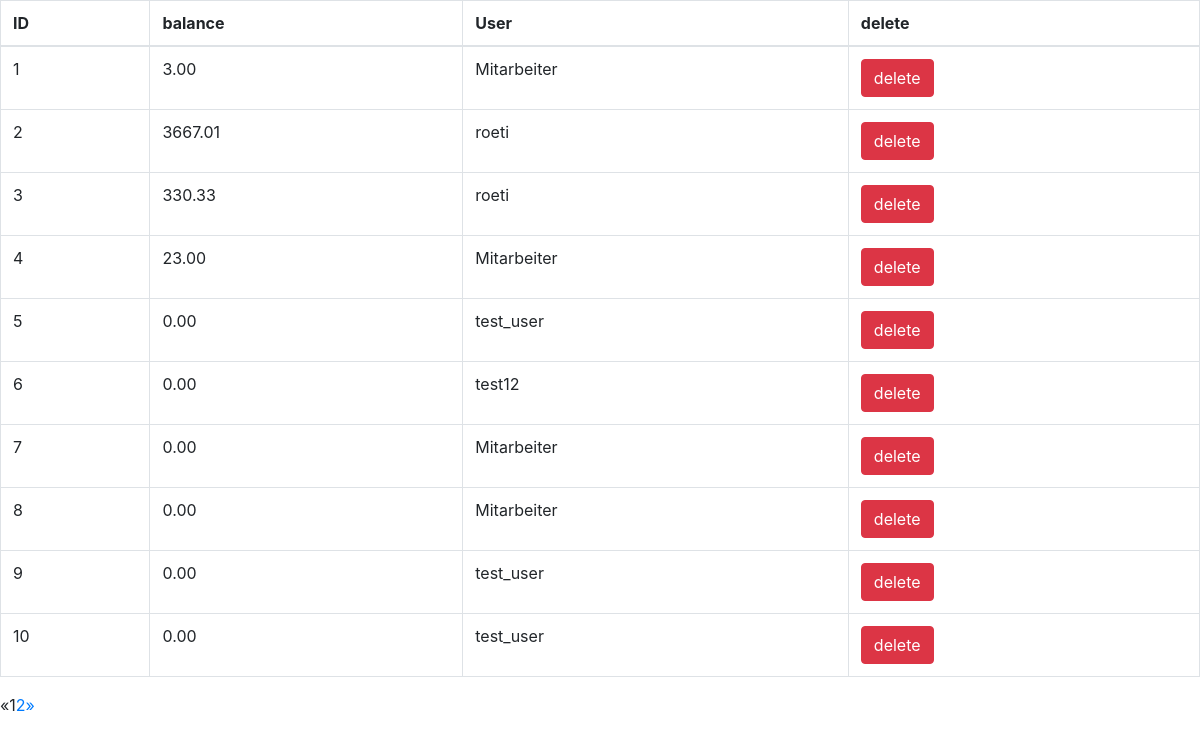
The app's page /app/change/ (signed in) with its own data.
### bankaccount/models.py (models this page shows, shortened)
class Bankaccoount(models.Model):
    User = models.ForeignKey(
        settings.AUTH_USER_MODEL,
        on_delete=models.CASCADE,
    )
    balance = MoneyField(max_digits=14, decimal_places=2, default_currency='CHF')
    date = models.DateField(("Date"), default=datetime.date.today)
    class Meta:
        permissions = (
            ("can_see_bankaccount", "View a bancaccount"),
            ("can_change_bankaccount", "Can change a bankaccount"),
            ("can_delete_bankaccount", "Can delete a bankaccount"),
            ("can_abheben", "Kann ein Abheben von einem Bankaccount"),
            ("can_einzahlen", "Kann ein Einzahlen an einem Bankaccount"),
            ("can_bankeröffnung", "Kann ein Bankacccount eröffnen"),
            ("can_payafriend", "Kann ein Geld an einen Freund senden")
        )

### bankaccount/views.py (the view)
# urls.py: path('change/', (UserchangeListView.as_view(template_name='change_list.html')), name='article-list'),
@method_decorator(login_required, name='dispatch')
class UserchangeListView(PermissionRequiredMixin, ListView):
    permission_required = 'bankaccount.can_change_bankaccount'
    model = Bankaccoount
    template_name = 'core/user_list.html'  # Default: <app_label>/<model_name>_list.html
    context_object_name = 'object_list'  # Default: object_list
    paginate_by = 10
    queryset = Bankaccoount.objects.all()
    logger.info("Log of Queryset in UserchangeListView %s", queryset)

### bankaccount/templates/change_list.html (shortened to what this page needs)
{% load bootstrap4 %}
{% bootstrap_css %}
{% bootstrap_css %}
<table class="table table-bordered">
  <thead>
    <tr>
      <th>ID</th>
      <th>balance</th>
      <th>User</th>
      <th>delete</th>
    </tr>
  </thead>
  <tbody>
    {% for user in object_list %}
      <tr>
        <td>{{ user.id }}</td>
        <td>{{ user.balance }}</td>
        <td>{{ user.User }}</td>
        <td>
  {% buttons %}
    <button type="submit" class="btn btn-danger">
       delete
    </button>
  {% endbuttons %}
        </td>
      </tr>
    {% endfor %}
  </tbody>
</table>
{% if is_paginated %}
  <ul class="pagination">
    {% if page_obj.has_previous %}
      <li><a href="?page={{ page_obj.previous_page_number }}">&laquo;</a></li>
    {% else %}
      <li class="disabled"><span>&laquo;</span></li>
    {% endif %}
    {% for i in paginator.page_range %}
      {% if page_obj.number == i %}
        <li class="active"><span>{{ i }} <span class="sr-only">(current)</span></span></li>
      {% else %}
        <li><a href="?page={{ i }}">{{ i }}</a></li>
      {% endif %}
    {% endfor %}
    {% if page_obj.has_next %}
      <li><a href="?page={{ page_obj.next_page_number }}">&raquo;</a></li>
    {% else %}
      <li class="disabled"><span>&raquo;</span></li>
    {% endif %}
  </ul>
{% endif %}

### records on screen
Bankaccoount: id "1", balance "3.00", User "Mitarbeiter"
Bankaccoount: id "2", balance "3667.01", User "roeti"
Bankaccoount: id "3", balance "330.33", User "roeti"
Bankaccoount: id "4", balance "23.00", User "Mitarbeiter"
Bankaccoount: id "5", balance "0.00", User "test_user"
Bankaccoount: id "6", balance "0.00", User "test12"
Bankaccoount: id "7", balance "0.00", User "Mitarbeiter"
Bankaccoount: id "8", balance "0.00", User "Mitarbeiter"
Bankaccoount: id "9", balance "0.00", User "test_user"
Bankaccoount: id "10", balance "0.00", User "test_user"

### other values on screen
{{ i }} "1"
{{ i }} "2"
